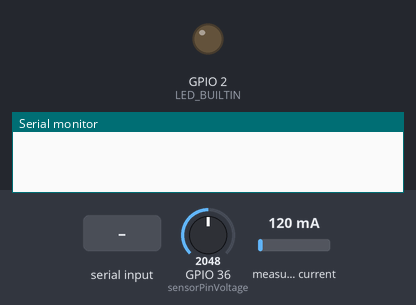
Recording of a sketch running on a simulated ESP32. Parts: output pins drawn as LEDs (lit = HIGH), the last lines printed to the serial monitor. Dashed ring = blinking. The inputs (shaded band) are chosen by the test bench; at power-on: GPIO 36 (sensorPinVoltage) = 2048, measured current 120 mA. WiFi joins after 1.5 s; servers stay silent unless stated.

Above: at 0.1 s.
At 3.0 s:
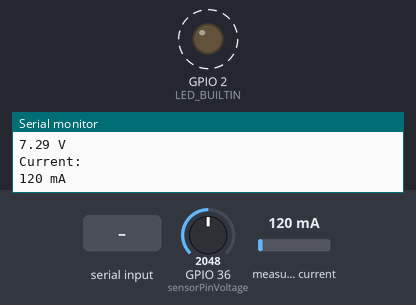
3.1 s: "+" received over Serial
Timing chart, 0 to 12.6 s (numbered marks = the images above; inputs shaded):
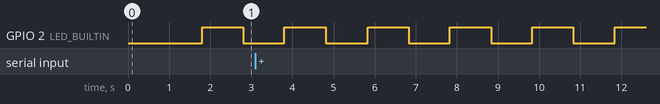

The sketch:

esp32-vncmeasurement-blynk.ino
```cpp
#define BLYNK_PRINT Serial

#define BLYNK_TEMPLATE_ID "TMPL6q7GzN-Mk"
#define BLYNK_TEMPLATE_NAME "VnAMonitoring"
#define BLYNK_AUTH_TOKEN "9X5WG5qdg5N_Cy1mu5nP3-QzldzSvV65"

#include <WiFi.h>
#include <WiFiClient.h>
#include <BlynkSimpleEsp32.h>
#include "ACS712.h"

char ssid[] = "airframe";
char pass[] = "airframe";

// voltage sensor initialization
#define sensorPinVoltage 36

int sensorRawVoltage;
double sensorValueVoltage;
double voltage;
double R1 = 30200;
double R2 = 7500;

// current sensor initialization
ACS712  ACS(26, 3.3, 4095, 185);

void setup() {
  Serial.begin(9600);

  Blynk.begin(BLYNK_AUTH_TOKEN, ssid, pass);

  ACS.autoMidPoint();
  pinMode(LED_BUILTIN, OUTPUT);
}

void loop() {
  digitalWrite(LED_BUILTIN, HIGH);
  delay(1000);
  digitalWrite(LED_BUILTIN, LOW);


  Blynk.run();

  // show voltage data
  sensorRawVoltage = analogRead(sensorPinVoltage);
  sensorValueVoltage = sensorRawVoltage * 3.3/4096;
  sensorValueVoltage = sensorValueVoltage / (R2/(R1+R2));
  voltage = sensorValueVoltage - 1;
  Serial.println("Voltage : ");
  Serial.print(voltage);
  Serial.println(" V");

  // show current data
  int current = ACS.mA_DC();

  if (Serial.available() > 0)
  {
    char c = Serial.read();
    if (c == '+') ACS.incMidPoint();
    if (c == '-') ACS.decMidPoint();
    if (c == '0') ACS.setMidPoint(512);
    Serial.println("ACS.getMidPoint()");
    Serial.println(ACS.getMidPoint());

    if (c == '*') ACS.setmVperAmp(ACS.getmVperAmp() * 1.05);
    if (c == '/') ACS.setmVperAmp(ACS.getmVperAmp() / 1.05);
    Serial.println("ACS.getmVperAmp()");
    Serial.println(ACS.getmVperAmp());
  }
  Serial.println("Current: ");
  Serial.print(current);
  Serial.println(" mA");

  Blynk.virtualWrite(V0, voltage);
  Blynk.virtualWrite(V1, current);
  Blynk.virtualWrite(V2, "Success in VCM");

  delay(1000);
}
```

Measured:
- by itself, GPIO 2 (LED_BUILTIN): alternates HIGH for 1.0 s and LOW for 1.0 s
